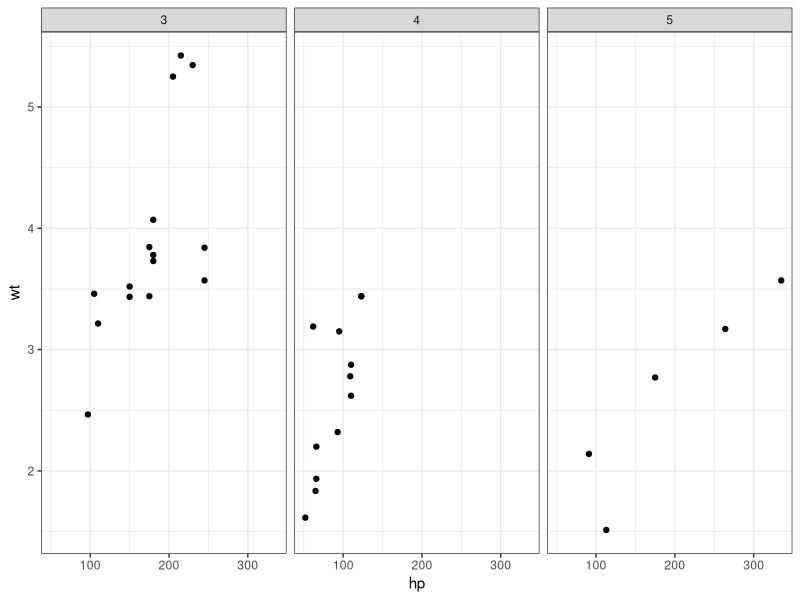

Reproduce this figure in R.
library(tidyverse)

ggplot(mtcars)+
  geom_point(aes(x=hp,y=wt))+
               scale_color_manual(values = c("#a42bbd","#2dc23e","#eb4034"),name = "Gears")+
  theme_bw()+
    facet_wrap(~ gear)
